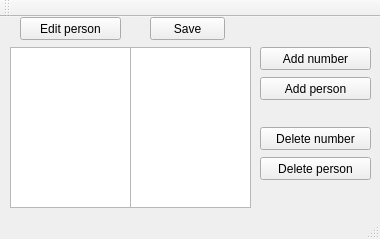
<?xml version="1.0" encoding="UTF-8"?>
<ui version="4.0">
 <class>Window</class>
 <widget class="QMainWindow" name="Window">
  <property name="geometry">
   <rect>
    <x>0</x>
    <y>0</y>
    <width>380</width>
    <height>239</height>
   </rect>
  </property>
  <property name="windowTitle">
   <string>Window</string>
  </property>
  <widget class="QWidget" name="centralWidget">
   <widget class="QPushButton" name="addNumb">
    <property name="geometry">
     <rect>
      <x>260</x>
      <y>30</y>
      <width>111</width>
      <height>23</height>
     </rect>
    </property>
    <property name="text">
     <string>Add number</string>
    </property>
   </widget>
   <widget class="QPushButton" name="addPerson">
    <property name="geometry">
     <rect>
      <x>260</x>
      <y>60</y>
      <width>111</width>
      <height>23</height>
     </rect>
    </property>
    <property name="text">
     <string>Add person</string>
    </property>
   </widget>
   <widget class="QListWidget" name="listNames">
    <property name="geometry">
     <rect>
      <x>10</x>
      <y>30</y>
      <width>121</width>
      <height>161</height>
     </rect>
    </property>
   </widget>
   <widget class="QListWidget" name="listPhones">
    <property name="geometry">
     <rect>
      <x>130</x>
      <y>30</y>
      <width>121</width>
      <height>161</height>
     </rect>
    </property>
   </widget>
   <widget class="QPushButton" name="delNumb">
    <property name="geometry">
     <rect>
      <x>260</x>
      <y>110</y>
      <width>111</width>
      <height>23</height>
     </rect>
    </property>
    <property name="text">
     <string>Delete number</string>
    </property>
   </widget>
   <widget class="QPushButton" name="delPerson">
    <property name="geometry">
     <rect>
      <x>260</x>
      <y>140</y>
      <width>111</width>
      <height>23</height>
     </rect>
    </property>
    <property name="text">
     <string>Delete person</string>
    </property>
   </widget>
   <widget class="QPushButton" name="editPerson">
    <property name="geometry">
     <rect>
      <x>20</x>
      <y>0</y>
      <width>101</width>
      <height>23</height>
     </rect>
    </property>
    <property name="text">
     <string>Edit person</string>
    </property>
   </widget>
   <widget class="QPushButton" name="save">
    <property name="geometry">
     <rect>
      <x>150</x>
      <y>0</y>
      <width>75</width>
      <height>23</height>
     </rect>
    </property>
    <property name="text">
     <string>Save</string>
    </property>
   </widget>
  </widget>
  <widget class="QMenuBar" name="menuBar">
   <property name="geometry">
    <rect>
     <x>0</x>
     <y>0</y>
     <width>380</width>
     <height>21</height>
    </rect>
   </property>
  </widget>
  <widget class="QToolBar" name="mainToolBar">
   <attribute name="toolBarArea">
    <enum>TopToolBarArea</enum>
   </attribute>
   <attribute name="toolBarBreak">
    <bool>false</bool>
   </attribute>
  </widget>
  <widget class="QStatusBar" name="statusBar"/>
 </widget>
 <layoutdefault spacing="6" margin="11"/>
 <resources/>
 <connections/>
</ui>
